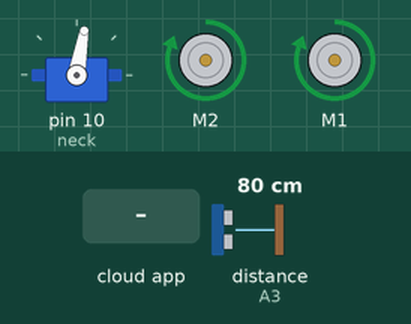
Recording of a sketch running on a simulated Arduino Uno, built with avr-gcc and run on an emulated ATmega328P. Shown: servo, 2 × DC motor (green arrow = forward, orange = backward, longer = faster). The inputs (shaded band) are chosen by the test bench; at power-on: distance to the obstacle (sensor on A3) 80 cm. The echo pulse lasts 58.3 µs per cm; random numbers use the default seed unless the sketch sets one; the RemoteXY app is connected.

Above: at 1.2 s.
1.3 s: distance to the obstacle (sensor on A3) set to 12 cm
2.8 s: distance to the obstacle (sensor on A3) set to 9 cm
At 4.7 s:
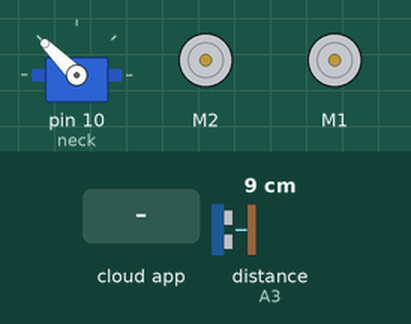
5.8 s: distance to the obstacle (sensor on A3) set to 18 cm
8.0 s: the phone or cloud app sets switch_mode to 1
At 9.2 s:
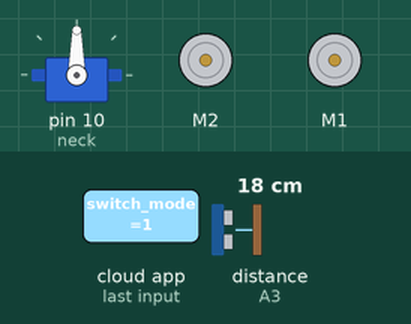
9.5 s: the phone or cloud app sets joystick_legs_x to -100
At 10.6 s:
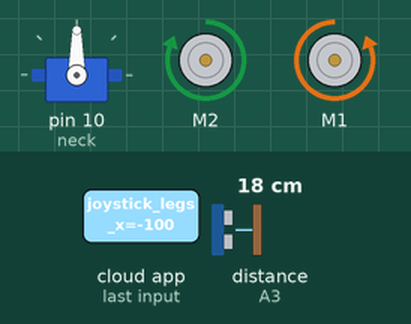
11.0 s: the phone or cloud app sets joystick_legs_y to -100
At 11.7 s:
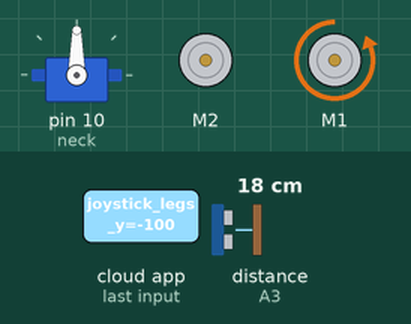
Timing chart, 0 to 13.5 s (numbered marks = the images above; inputs shaded):
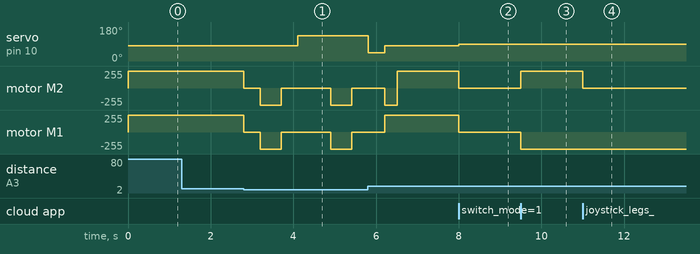

The sketch:

renbot.ino
```cpp
// (licence header left out)
//////////////////////////////////////////////
//        RemoteXY include library          //
//////////////////////////////////////////////

// RemoteXY select connection mode and include library
#define REMOTEXY_MODE__SOFTSERIAL
#include <SoftwareSerial.h>

#include <RemoteXY.h>

// RemoteXY connection settings
#define REMOTEXY_SERIAL_RX A0
#define REMOTEXY_SERIAL_TX A1
#define REMOTEXY_SERIAL_SPEED 9600


// RemoteXY configurate
#pragma pack(push, 1)
uint8_t RemoteXY_CONF[] =
  { 255,5,0,1,0,159,0,8,24,0,
  5,47,7,23,30,30,6,26,31,5,
  1,63,23,30,30,6,26,31,2,1,
  7,10,29,10,6,26,31,31,77,65,
  78,85,65,76,0,65,85,84,79,0,
  66,65,44,14,7,36,1,26,129,0,
  51,3,45,6,16,82,101,110,66,111,
  116,32,67,111,110,116,114,111,108,0,
  129,0,64,12,19,4,16,83,105,100,
  64,50,48,49,56,0,129,0,45,53,
  6,4,16,68,105,115,32,40,99,109,
  41,0,129,0,19,56,9,4,16,76,
  101,103,115,0,129,0,73,56,9,4,
  16,78,101,99,107,0,129,0,53,13,
  2,4,16,48,0,129,0,53,48,2,
  4,16,49,48,48,0,129,0,53,29,
  7,4,16,53,48,0 };

// this structure defines all the variables of your control interface
struct {

    // input variable
  int8_t joystick_legs_x; // =-100..100 x-coordinate joystick position
  int8_t joystick_legs_y; // =-100..100 y-coordinate joystick position
  int8_t joystick_neck_x; // =-100..100 x-coordinate joystick position
  int8_t joystick_neck_y; // =-100..100 y-coordinate joystick position
  uint8_t switch_mode; // =1 if switch ON and =0 if OFF

    // output variable
  int8_t level_distance; // =0..100 level position

    // other variable
  uint8_t connect_flag;  // =1 if wire connected, else =0

} RemoteXY;
#pragma pack(pop)

/////////////////////////////////////////////
//           END RemoteXY include          //
/////////////////////////////////////////////


/*
 * My Fucking Code Goes Here
 *
 */

#include <AFMotor.h>
#include <PWMServo.h>
#include <NewPing.h>

#define AUTO 0
#define MANUAL 1
#define TRIG 9
#define ECHO A3
#define MIN_DISTANCE 10 // Minimum distance for auto mode
#define MAX_DISTANCE 100 // Maximum distance for reading

AF_DCMotor right_leg(2);
AF_DCMotor left_leg(1);
PWMServo neck;
NewPing sonar(TRIG, ECHO);

int neck_angle = 80;  // Initial neck position
long distance;  // distance as measured by SR04

void move(AF_DCMotor &leg, int speed) {

  if (speed > 100) speed = 100;
  if (speed < -100) speed = -100;
  if (speed > 0) {
    leg.setSpeed(speed * 2.55);
    leg.run(FORWARD);
  } else if (speed<0) {
    leg.setSpeed((-speed) * 2.55);
    leg.run(BACKWARD);
  } else leg.run(RELEASE);

}


// Manual control, achieved by toggling switch_mode to "MANUAL"
void manual_mode() {

  move(right_leg, RemoteXY.joystick_legs_y - RemoteXY.joystick_legs_x);
  move(left_leg, RemoteXY.joystick_legs_y + RemoteXY.joystick_legs_x);

  neck_angle = -RemoteXY.joystick_neck_x;
  neck_angle = map(neck_angle, -100, 100, 0, 180);
  neck.write(neck_angle);

}

void auto_mode() {
  if (distance <= MIN_DISTANCE) {
    move(right_leg, 0);
    move(left_leg, 0);
    delay(400);
    move(right_leg, -255);
    move(left_leg, -255);
    delay(500);
    move(right_leg, 0);
    move(left_leg, 0);
    delay(400);

    if (random(2)) {
      neck.write(45);
      update_distance();
      delay(400);
      if (distance > MIN_DISTANCE) {
        neck.write(80);
        move(right_leg, -255);
        move(left_leg, 255);
        delay(300);
      }

    } else {

      neck.write(135);
      update_distance();
      delay(400);
      if (distance > MIN_DISTANCE) {
        neck.write(80);
        move(right_leg, 255);
        move(left_leg, -255);
        delay(300);
      }
    }

  } else {
    move(right_leg, 255);
    move(left_leg, 255);
  }

}

void update_distance() {

  distance = sonar.ping_cm();
  if (distance > MAX_DISTANCE) distance = MAX_DISTANCE;
  RemoteXY.level_distance = distance;

}

void setup() {
  RemoteXY_Init ();
  RemoteXY.joystick_neck_x = 0;
  RemoteXY.switch_mode = AUTO;

  neck.attach(10);
  neck.write(neck_angle);

  randomSeed(analogRead(A2));

}

void loop() {

  RemoteXY_Handler ();

  update_distance();

  if (RemoteXY.switch_mode == MANUAL) {
    manual_mode();
  } else {
    auto_mode();
  }

}
```

Measured:
- the behaviour switches between 11 and 10 cm on distance to the obstacle (sensor on A3) (found by bisection; images 0 and 1)
- after the input at 1.3 s, every drawn part: stays the same
- after the input at 2.8 s, servo on pin 10 (neck): 80° → 135° after 1.3 s; motor M2, motor M1: goes stopped 0.40 s, backward 255/255 0.50 s, stopped 1.2 s, backward 255/255 0.50 s, then stopped, starting at once
- after the input at 8.0 s, servo on pin 10 (neck): 80° → 90° at once; motor M2, motor M1: forward 255/255 → stopped at once
- after the input at 9.5 s, motor M2: stopped → forward 255/255 at once; motor M1: stopped → backward 255/255 at once
- after the input at 11.0 s, motor M2: forward 255/255 → stopped at once
